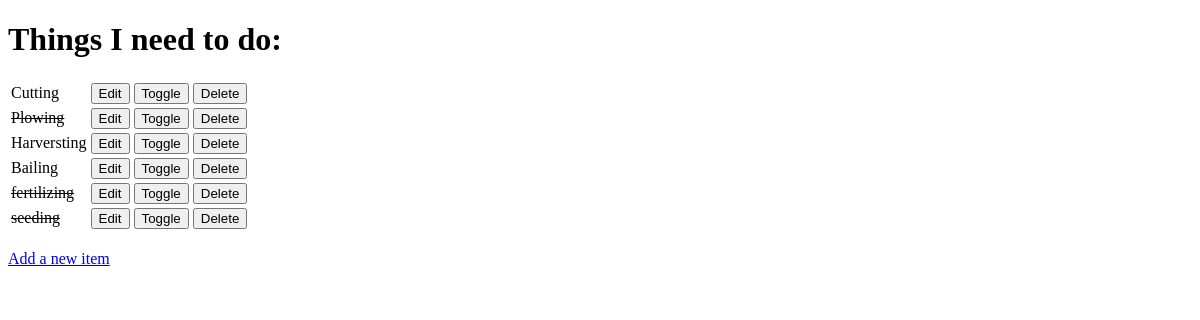
Before: / with the older database file.
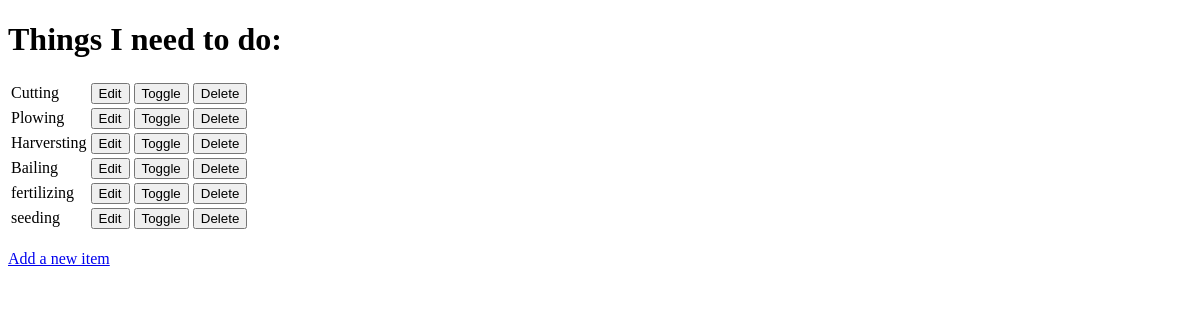
After: the same page with the newer database file.
### todo/models.py (models this page shows, shortened)
class Item(models.Model):
    name = models.CharField(max_length=50, null=False, blank=False)
    done = models.BooleanField(null=False, blank=False)

### todo/views.py (the view)
# urls.py: path('', views.get_todo_list, name='todo_list'),
def get_todo_list(request):
    items = Item.objects.all()
    context = {
        'items': items
    }
    return render(request, 'todo_web/todo_list.html', context)

### todo/templates/todo_web/todo_list.html (shortened to what this page needs)
<!DOCTYPE html>
<html lang="en">
<head>
</head>
<body>
    <h1>Things I need to do:</h1>
    <table>
        {% for item in items %}
            <tr>
                {% if item.done %}
                    <td><strike>{{ item.name }}</strike></td>
                {% else %}
                    <td>{{ item.name }}</td>
                {% endif %}
                <td>
                    <a href="/edit/{{ item.id }}">
                        <button>Edit</button>
                    </a>
                </td>
                <td>
                    <a href="toggle/{{ item.id }}">
                        <button>Toggle</button>
                    </a>
                </td>
                <td>
                    <a href="delete/{{ item.id }}">
                        <button>Delete</button>
                    </a>
                </td>
            </tr>
               {% empty %}
            <tr>
                <td>You have nothing to do</td>
            </tr>
        {% endfor %}
    </table>
    <br>
    <a href="/add">Add a new item</a>
</body>
</html>

Changed rows visible on the page:
changed Item "Plowing": done True → False (drawn)
changed Item "fertilizing": done True → False (drawn)
changed Item "seeding": done True → False (drawn)
